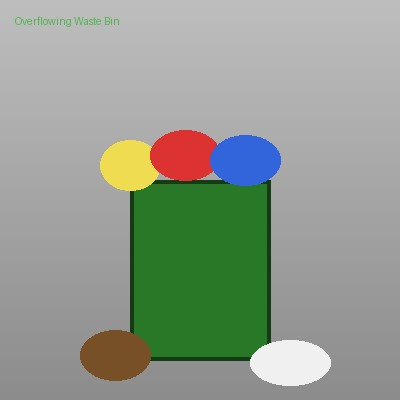
#> input picture ai_service/sample_data/issues/sample_cleanliness.jpg, 400 x 400 px
$ python -i ssim_engine.py   (imports and definitions only)
#> lines starting #> are read from the running program, lines starting #| are printed output that depends on the picture
"""
Sentry AI - Computer Vision SSIM Maintenance Verification Engine
Compliant with research paper Section 5, 6.5 & Fig. System Workflow

Supports OpenCV & scikit-image when available, with resilient pure-Python/PIL
pipeline ensuring 100% compatibility across any Python installation.
"""

import io
import math
import base64
from PIL import Image, ImageOps, ImageChops, ImageFilter

# Safe imports for optional C-extensions
HAS_NUMPY = False
HAS_OPENCV = False
HAS_SKIMAGE = False

try:
    import numpy as np
    HAS_NUMPY = True
except Exception:
    pass

if HAS_NUMPY:
    try:
        import cv2
        HAS_OPENCV = True
    except Exception:
        pass

    try:
        from skimage.metrics import structural_similarity as ssim_fn
        HAS_SKIMAGE = True
    except Exception:
        pass


def load_image(image_input, target_size=(320, 240)):
    """
    Loads an image from filepath, bytes, or file-like object,
    resizes to target dimensions, and returns PIL RGB and Grayscale images.
    """
#> called with target_size = (320, 240)
    if isinstance(image_input, (bytes, bytearray)):
        pil_img = Image.open(io.BytesIO(image_input)).convert("RGB")
    elif isinstance(image_input, str):
        pil_img = Image.open(image_input).convert("RGB")
#> pil_img is the input picture: PIL image 400x400 RGB; mean R, G, B 147.6, 156.5, 143.9
    elif hasattr(image_input, "read"):
        pil_img = Image.open(image_input).convert("RGB")
    else:
        raise ValueError("Unsupported image input type")

    pil_img = pil_img.resize(target_size, Image.Resampling.LANCZOS)
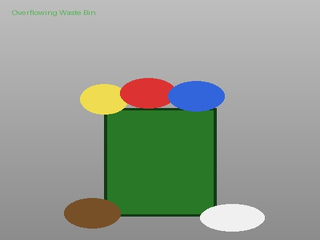
#> pil_img: PIL image 320x240 RGB; mean R, G, B 147.6, 156.5, 143.9
    gray_img = pil_img.convert("L").filter(ImageFilter.GaussianBlur(radius=1.2))
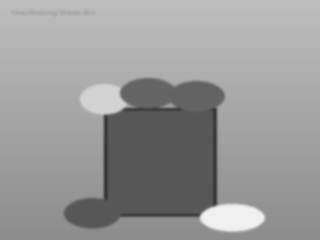
#> gray_img: PIL image 320x240 L; min 52, max 241, mean 152.4
    return pil_img, gray_img


# [145 lines left out: functions get_image_pixel_list, compute_ssim_pil, generate_heatmap_pil, analyze_maintenance_pair, not called in this run]

>>> result = load_image('sample_data/issues/sample_cleanliness.jpg')

$ run again, on ai_service/sample_data/issues/sample_plumbing.jpg
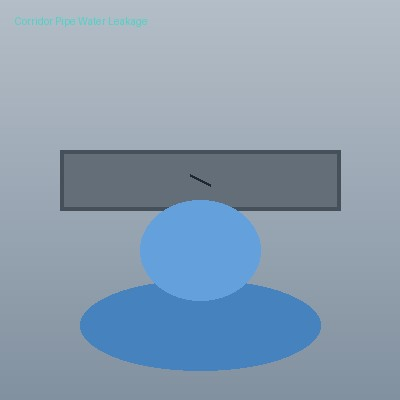
#> input picture ai_service/sample_data/issues/sample_plumbing.jpg, 400 x 400 px
#> in load_image, pil_img is the input picture: PIL image 400x400 RGB; mean R, G, B 138.5, 158.3, 177.8
#> in load_image, `pil_img = pil_img.resize(target_size, Image.Resampling.LANCZOS)`:
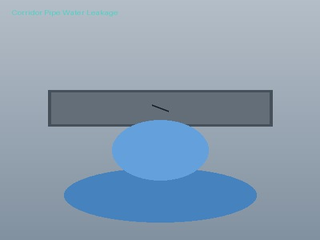
#> pil_img: PIL image 320x240 RGB; mean R, G, B 138.5, 158.3, 177.8
#> in load_image, `gray_img = pil_img.convert("L").filter(ImageFilter.GaussianBlur(radius..`:
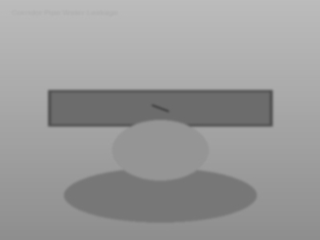
#> gray_img: PIL image 320x240 L; min 77, max 188, mean 154.5
